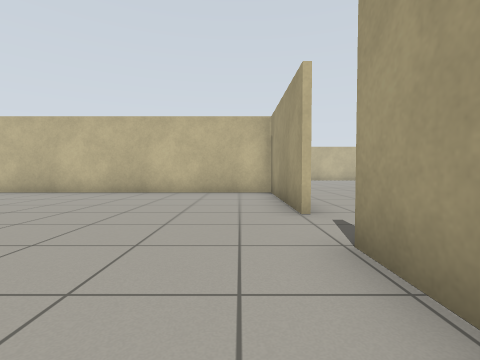
[1] (above)

21 first-person views from a walk through a Gazebo world. The camera is 0.72 m above the floor, tilts 2° down and sees 85° across. The floor is counted in squares, 1 m on a side. Each view is taken from the middle of a square. On the plan, view 1 faces up. The plan holds only what a view shows up to about 9 squares ahead; the rest is blank. The place goes on beyond the plan.

[2]
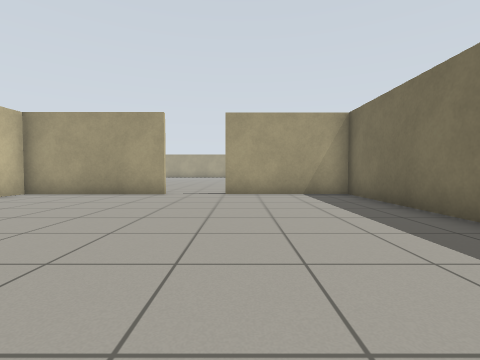

[3]
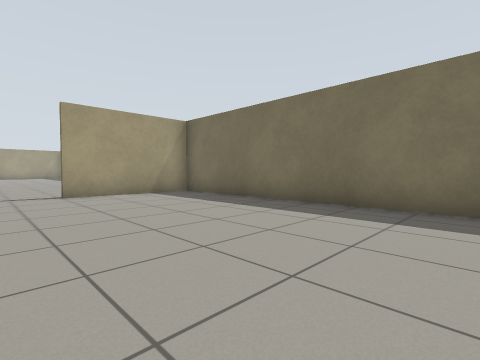

[4]
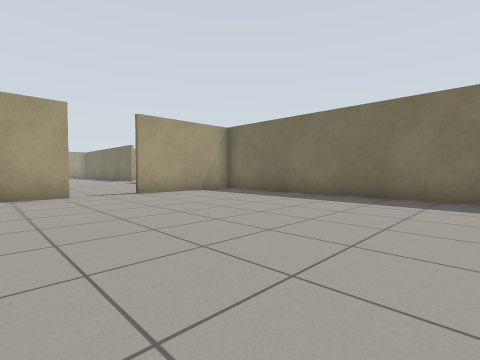

[5]
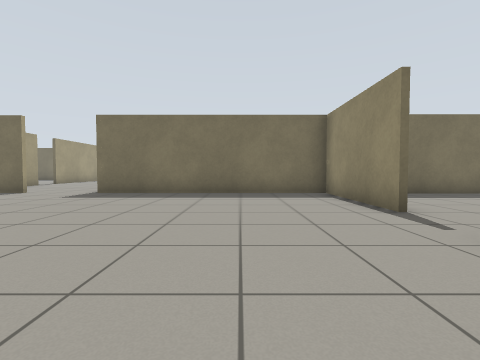

[6]
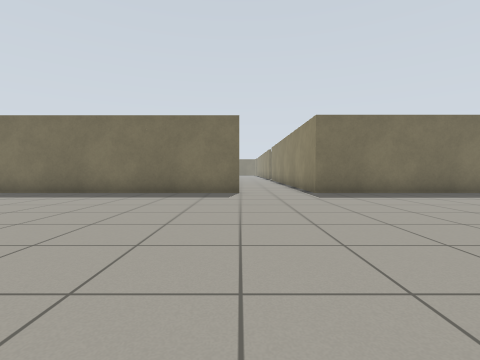

[7]
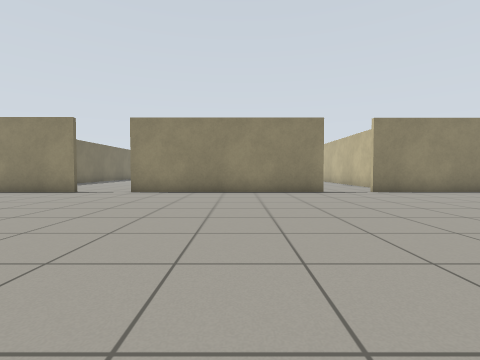

[8]
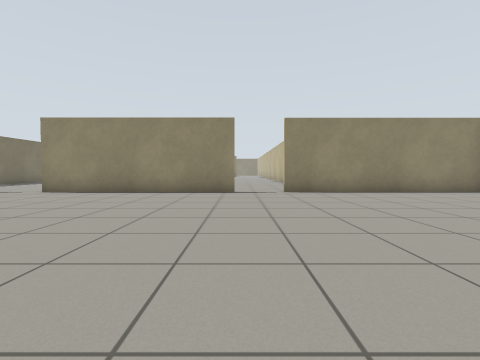

[9]
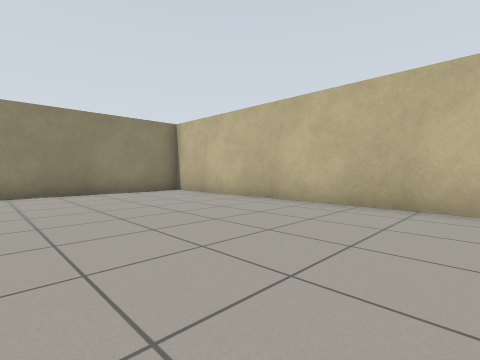

[10]
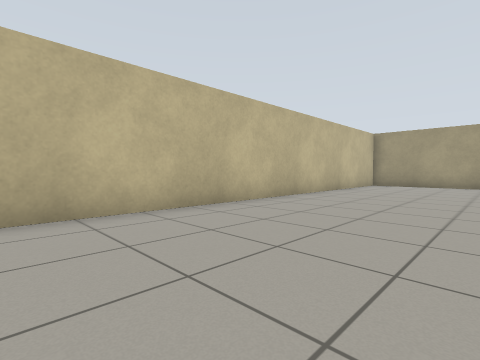

[11]
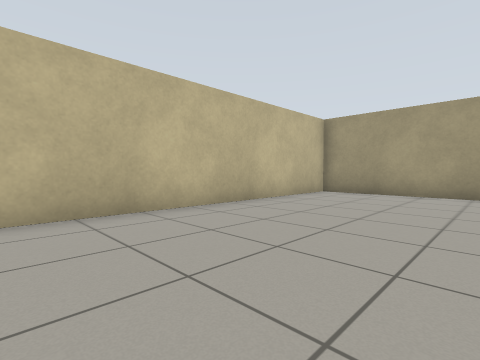

[12]
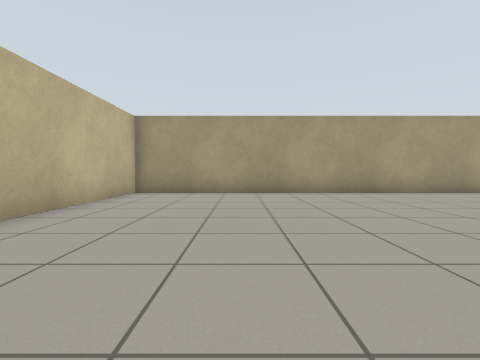

[13]
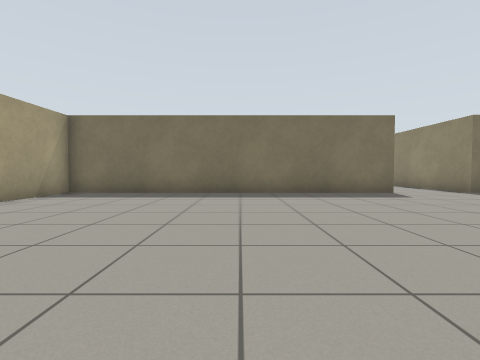

[14]
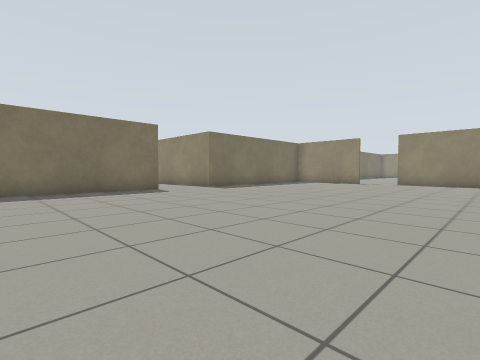

[15]
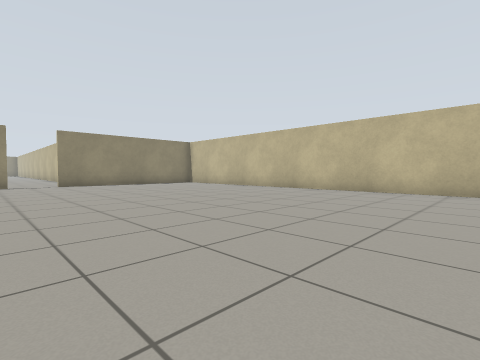

[16]
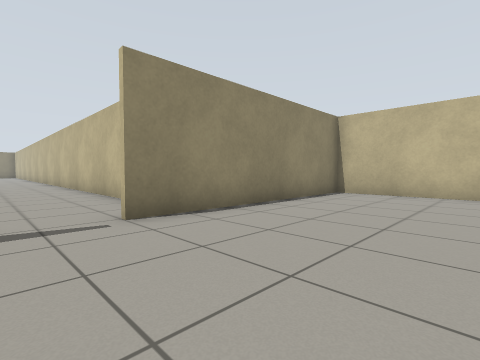

[17]
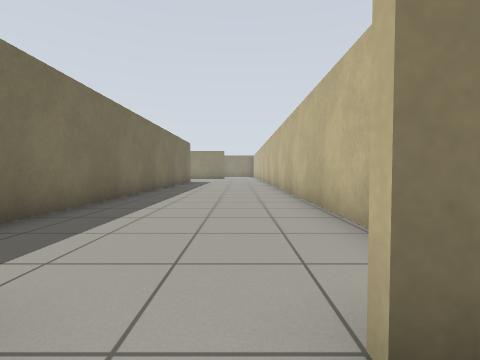

[18]
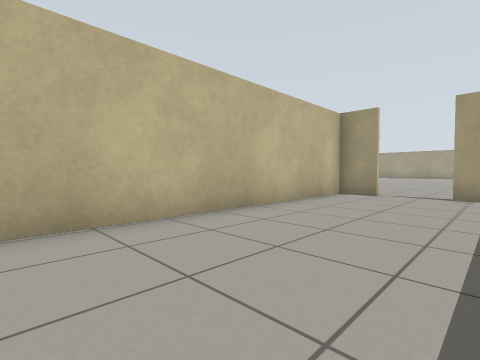

[19]
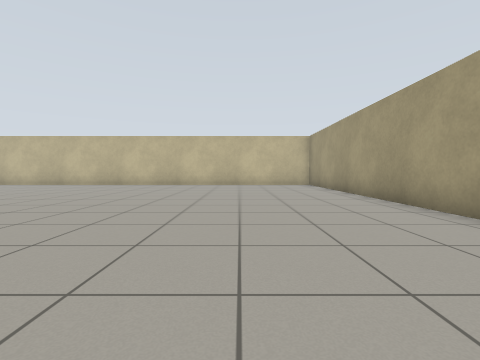

[20]
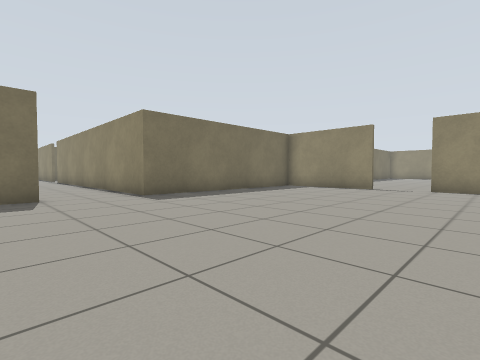

[21]
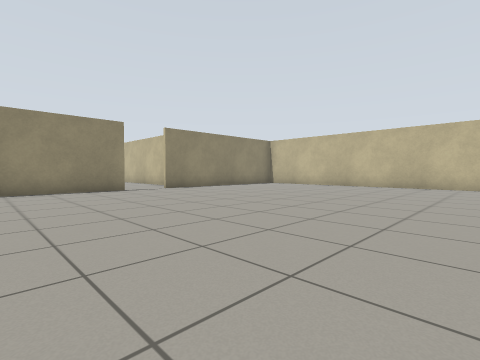

### Floor plan
Points are (right, up) in squares from view 1. A wall is a line through its corners. A room is listed if a view was taken in it or the views show most of it. See-through windows are left out.
Room 1 (views 1, 2, 3, 4)
walls: (1.1, 4.2) (1.1, 8.6) (-7.5, 8.6); (-6.9, -1.3) (1.1, -1.3); (1.1, -1.4) (1.1, 2.5)
ways out: opening at (1, 3.5) to room 2
Room 2 (views 5, 6, 7, 8, 9, 10, 11, 12, 13, 14, 15, 16, 17, 19, 20, 21)
walls: (1.1, 10.2) (1.1, 10.9) (1.1, 4.2); (11, -1.3) (21.5, -1.3) (21.5, 1); (21.5, 8.1) (21.5, 19.4) (1.1, 19.4) (1.1, 12.5); (1.1, 2.5) (1.1, -1.5); (1.1, -1.3) (8.6, -1.3) (8.6, -2.5)
ways out: opening at (1, 3.5) to room 1; opening at (1, 11.5) to room 3; opening at (10.5, -1.5)
Room 3 (view 18)
walls: (-7, 8.8) (-1.5, 8.8); (1.1, 12.4) (1.1, 13.6) (-7, 13.6)
ways out: opening at (1, 11.5) to room 2

Where each view was taken, in squares from view 1:
view 1: 0 up, 0 right, facing up
view 2: 2 up, 7 left, facing right
view 3: 4 up, 7 left, facing down-right
view 4: 6 up, 7 left, facing down-right
view 5: 7 up, 4 right, facing down
view 6: 7 up, 11 right, facing down
view 7: 8 up, 10 right, facing left
view 8: 11 up, 10 right, facing left
view 9: 14 up, 10 right, facing up-left
view 10: 15 up, 8 right, facing up-right
view 11: 15 up, 13 right, facing up-right
view 12: 16 up, 13 right, facing right
view 13: 7 up, 16 right, facing down
view 14: 8 up, 16 right, facing down-left
view 15: 10 up, 15 right, facing up-left
view 16: 11 up, 5 right, facing up-left
view 17: 12 up, 2 right, facing left
view 18: 10 up, 7 left, facing up-right
view 19: 6 up, 18 right, facing up
view 20: 6 up, 12 right, facing down-left
view 21: 7 up, 11 right, facing up-left
